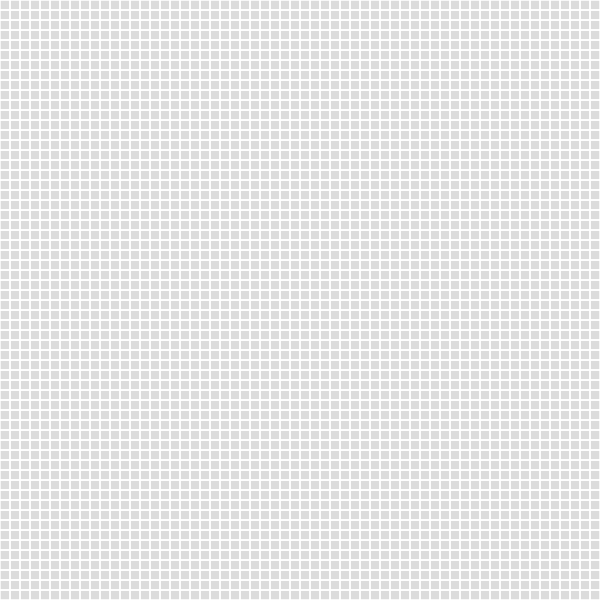
Frame 1 (no input)
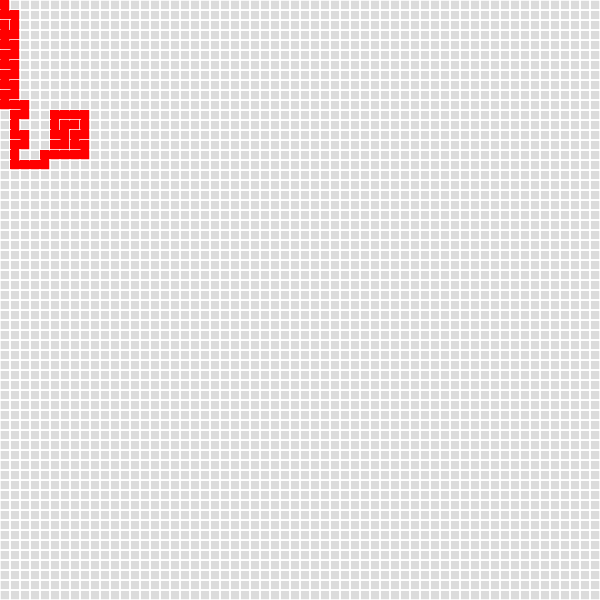
Frame 60 (no input)
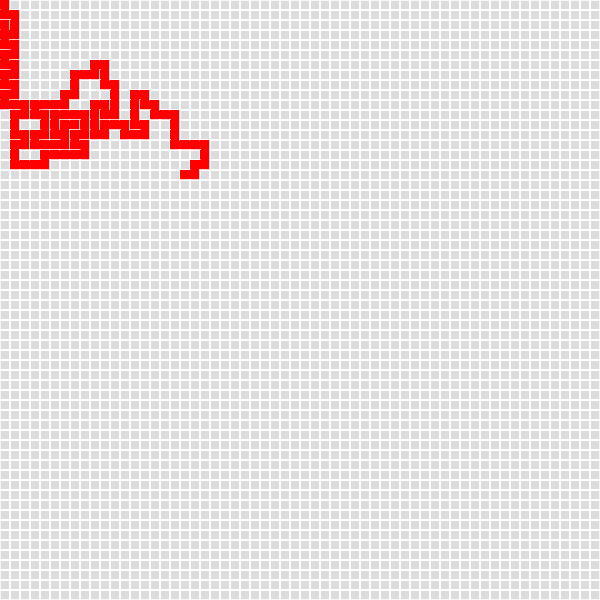
Frame 120 (the mouse pressed at the canvas centre since frame 60)

The p5.js sketch that drew these frames (run headless with seeded random() and noise() and a simulated clock; from frame 60 on, the mouse is pressed at the canvas centre):

// p5.js sketch
// ── sketch.js
const w = 10;
let rows,
  cols,
  grid = [],
  current,
  stack = [];

const TOP_WALL = 0;
const RIGHT_WALL = 1;
const BOTTOM_WALL = 2;
const LEFT_WALL = 3;

class Cell {
  constructor(x, y, isCurrent = false) {
    this.x = x;
    this.y = y;
    this.walls = [true, true, true, true];
    this.isCurrent = isCurrent;
    this.isVisited = false;
  }

  show = () => {
    let x = this.x * w;
    let y = this.y * w;

    //DRAW LINES INSTEAD OF RECT FOR LATER USE FOR PATH DRAWING
    //TOP line: x, y -> x+w, y
    //RIGHT line: x+w, y -> x+w, y+w
    //BOTTOM line: x, y+w -> x+w, y+w
    //LEFT line: x, y -> x, y+w
    stroke(255);
    strokeWeight(1.5);
    if (this.walls[TOP_WALL]) line(x, y, x + w, y);
    if (this.walls[RIGHT_WALL]) line(x + w, y, x + w, y + w);
    if (this.walls[BOTTOM_WALL]) line(x, y + w, x + w, y + w);
    if (this.walls[LEFT_WALL]) line(x, y, x, y + w);

    if (this.isCurrent) {
      this.isVisited = true;
      noStroke();
      fill(255, 0, 0);
      rect(x, y, w);
    }
  };

  checkNeighbors = (cellsGrid) => {
    const { x, y } = this;
    let optinalNeighbors = [
      index(x, y - 1), // top
      index(x + 1, y), // right
      index(x, y + 1), // bottom
      index(x - 1, y), // left
    ].filter((n) => cellsGrid[n] && !cellsGrid[n].isVisited);

    return cellsGrid[random(optinalNeighbors)];
  };
}

const removeWalls = (destination) => {
  switch (true) {
    case destination.x - current.x === 1:
      // Going Right
      current.walls[RIGHT_WALL] = false;
      destination.walls[LEFT_WALL] = false;

      break;

    case destination.x - current.x === -1:
      // Going Left
      current.walls[LEFT_WALL] = false;
      destination.walls[RIGHT_WALL] = false;

      break;

    case destination.y - current.y === 1:
      //Going down
      current.walls[BOTTOM_WALL] = false;
      destination.walls[TOP_WALL] = false;

      break;
    case destination.y - current.y === -1:
      //Going up
      current.walls[TOP_WALL] = false;
      destination.walls[BOTTOM_WALL] = false;

      break;

    default:
    // Did nothing
  }
};

const index = (x, y) => {
  if (x < 0 || y < 0 || x > rows - 1 || y > cols - 1) return -1;
  return x + y * cols;
};

function setup() {
  createCanvas(600, 600);
  cols = floor(width / w);
  rows = floor(height / w);

  for (let y = 0; y < cols; y++) {
    for (let x = 0; x < rows; x++) {
      grid.push(new Cell(x, y));
    }
  }
  current = grid[0];
  // stack.push(current);
}

function draw() {
  background(220);

  for (let i = 0; i < grid.length; i++) {
    grid[i].show();
  }

  const nextVisit = current.checkNeighbors(grid);

  current.isCurrent = true;

  if (nextVisit) {
    nextVisit.isCurrent = true;
    removeWalls(nextVisit);
    current = nextVisit;
    stack.push(current);
  } else {
    current = stack.pop();
  }
}

// ── style.css
*{
  font-family: Helvetica, sans-serif;
}

html, body {
  margin: 0;
  padding: 0;
}

canvas {
  display: block;
}

main {
  width: 100vw;
  height: 100vh;
  display: flex;
  flex-direction: column;
  justify-content: center;
  align-items: center;
}

.percentageContainer {
  display: flex;
  gap: 10px;
  justify-content: center;
  align-items: center;
}

.percentageView {
  font-size: 1.2rem;
  font-weight: bold;
}
